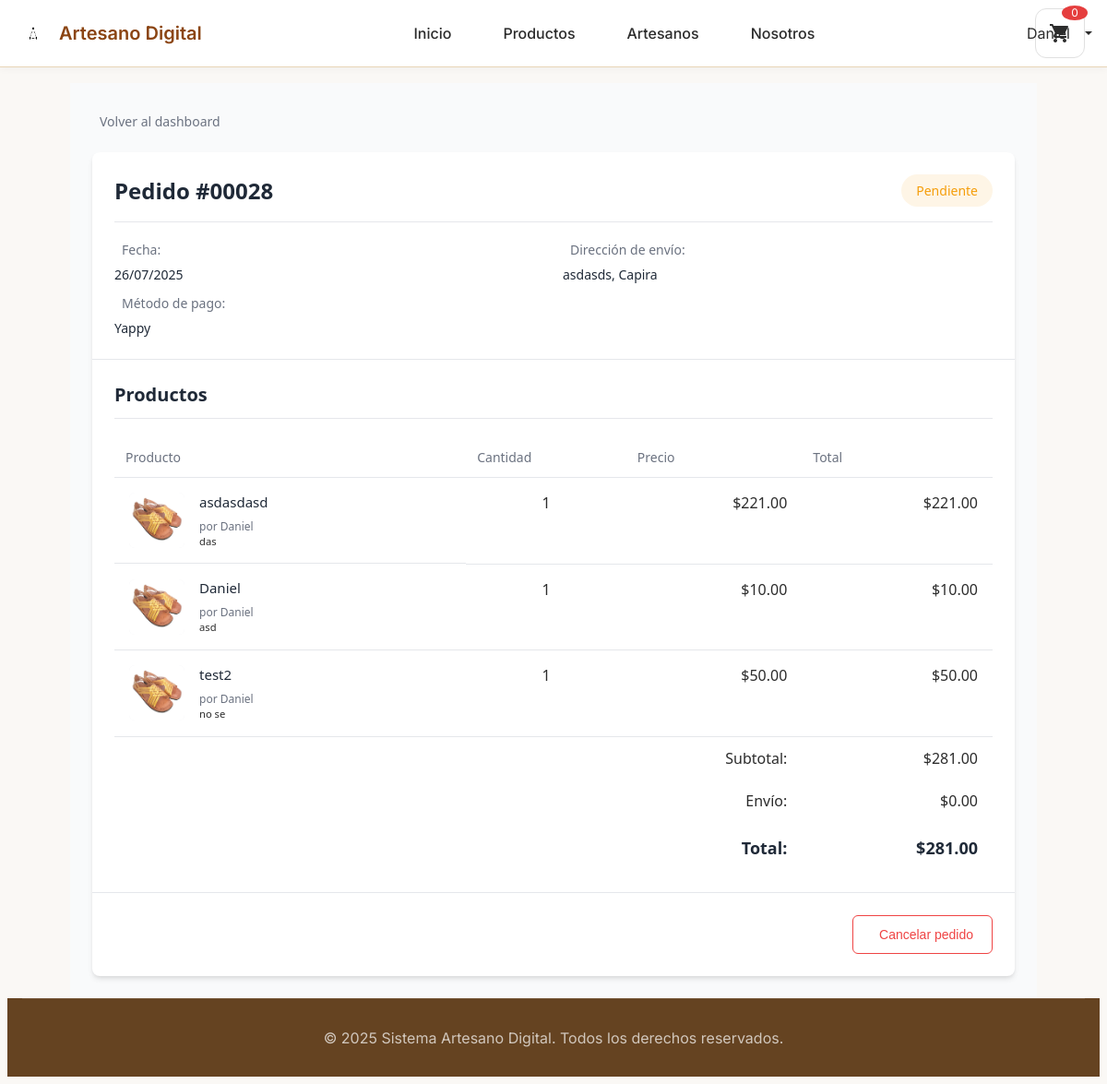
Page /cliente/pedido/28 (signed in) on the committed database.
### tables this page shows
CREATE TABLE `pedidos` (
  `id_pedido` int(11) NOT NULL,
  `id_usuario` int(11) NOT NULL,
  `estado` enum('pendiente','confirmado','en_proceso','enviado','entregado','cancelado') DEFAULT 'pendiente',
  `metodo_pago` varchar(50) NOT NULL,
  `total` decimal(10,2) NOT NULL,
  `subtotal` decimal(10,2) DEFAULT NULL,
  `descuento` decimal(10,2) DEFAULT 0.00,
  `fecha_pedido` datetime DEFAULT current_timestamp(),
  `fecha_confirmacion` datetime DEFAULT NULL,
  `fecha_proceso` datetime DEFAULT NULL,
  `fecha_envio` datetime DEFAULT NULL,
  `fecha_entrega` datetime DEFAULT NULL,
  `direccion_envio` text NOT NULL,
  `metodo_envio` varchar(100) DEFAULT 'Env├¡o est├índar',
  `codigo_seguimiento` varchar(100) DEFAULT NULL,
  `tiempo_estimado` varchar(50) DEFAULT '3-5 d├¡as h├íbiles',
  `empresa_envio` varchar(100) DEFAULT NULL,
  `numero_seguimiento` varchar(100) DEFAULT NULL,
  `fecha_estimada_entrega` date DEFAULT NULL,
  `notas_entrega` text DEFAULT NULL,
  `fecha_actualizacion` timestamp NOT NULL DEFAULT current_timestamp() ON UPDATE current_timestamp()
);

CREATE TABLE `pedido_productos` (
  `id_pedido_producto` int(11) NOT NULL,
  `id_pedido` int(11) NOT NULL,
  `id_producto` int(11) NOT NULL,
  `cantidad` int(11) NOT NULL,
  `precio_unitario` decimal(10,2) NOT NULL,
  `descuento` decimal(10,2) DEFAULT 0.00
);

CREATE TABLE `productos` (
  `id_producto` int(11) NOT NULL,
  `id_tienda` int(11) NOT NULL,
  `nombre` varchar(100) NOT NULL,
  `descripcion` text DEFAULT NULL,
  `precio` decimal(10,2) NOT NULL,
  `descuento` decimal(10,2) DEFAULT 0.00,
  `imagen` varchar(255) DEFAULT NULL,
  `stock` int(11) DEFAULT 0,
  `activo` tinyint(1) DEFAULT 1,
  `fecha_creacion` datetime DEFAULT current_timestamp()
);

CREATE TABLE `usuarios` (
  `id_usuario` int(11) NOT NULL,
  `nombre` varchar(100) NOT NULL,
  `correo` varchar(150) NOT NULL,
  `telefono` varchar(20) DEFAULT NULL,
  `direccion` text DEFAULT NULL,
  `contrasena` varchar(255) NOT NULL,
  `tipo_usuario` enum('cliente','artesano') NOT NULL,
  `fecha_registro` datetime DEFAULT current_timestamp(),
  `activo` tinyint(1) DEFAULT 1
);

### controllers/ControladorCliente.php (called while the page is built, shortened)
<?php
class ControladorCliente
{
    private GestorAutenticacion $gestorAuth;
    private \Models\Pedido $modeloPedido;
    public function __construct()
    {
        $this->gestorAuth = GestorAutenticacion::obtenerInstancia();
        require_once __DIR__ . '/../models/Pedido.php';
        $this->modeloPedido = new \Models\Pedido();
    }
    public function verDetallePedido($id)
    {
        $usuario = $this->gestorAuth->obtenerUsuarioActual();
        $pedidoData = $this->modeloPedido->obtenerPorId($id);
        $productos = $this->modeloPedido->obtenerProductosPedido($id);
        $productosFormateados = [];
        foreach ($productos as $producto) {
            $productosFormateados[] = [
                'nombre' => $producto['nombre'],
                'descripcion' => $producto['descripcion'] ?? '',
                'cantidad' => $producto['cantidad'],
                'precio_unitario' => $producto['precio_unitario'],
                'precio' => $producto['precio_unitario'],
                'imagen' => $producto['imagen'] ?? null,
                'artesano' => $producto['artesano'] ?? $producto['tienda_nombre'] ?? 'Artesano Digital',
                'id_producto' => $producto['id_producto']
            ];
        }
        $direccionEnvio = $pedidoData['direccion_envio'] ?? 'No especificada';
        if (is_string($direccionEnvio) && (strpos($direccionEnvio, '{') === 0 || strpos($direccionEnvio, '[') === 0)) {
            $direccionDecodificada = json_decode($direccionEnvio, true);
            if (json_last_error() === JSON_ERROR_NONE && is_array($direccionDecodificada)) {
                $direccionEnvio = $this->formatearDireccion($direccionDecodificada);
            }
        }
        $pedido = [
            'id' => $pedidoData['id_pedido'],
            'fecha' => $pedidoData['fecha_pedido'],
            'total' => $pedidoData['total'],
            'estado' => $pedidoData['estado'],
            'metodo_pago' => $pedidoData['metodo_pago'],
            'direccion_envio' => $direccionEnvio,
            'transaccion_id' => $pedidoData['transaccion_id'] ?? null
        ];
        $datos = [
            'titulo' => 'Detalle de Pedido #' . $id,
            'usuario' => $usuario,
            'pedido' => $pedido,
            'productos' => $productosFormateados
        ];
        $this->cargarVista('cliente/pedido_detalle', $datos);
    }
    private function cargarVista(string $vista, array $datos = []): void
    {
        extract($datos);
        include "views/{$vista}.php";
    }
    private function formatearDireccion($direccion)
    {
        $partes = [];
        if (!empty($direccion['direccion'])) {
            $partes[] = $direccion['direccion'];
        }
        $ciudadRegion = [];
        if (!empty($direccion['ciudad'])) {
            $ciudadRegion[] = $direccion['ciudad'];
        }
        if (!empty($ciudadRegion)) {
            $partes[] = implode(', ', $ciudadRegion);
        }
        return !empty($partes) ? implode(', ', $partes) : 'No especificada';
    }
}

### config/Database.php (called while the page is built, shortened)
<?php
class Database
{
    private static ?Database $instancia = null;
    private ?PDO $conexion = null;
    private string $host;
    private string $baseDatos;
    private string $usuario;
    private string $contrasena;
    private string $charset;
    private function __construct()
    {
        $this->host = $_ENV['DB_HOST'] ?? 'localhost';
        $this->baseDatos = $_ENV['DB_DATABASE'] ?? 'artesano_digital';
        $this->usuario = $_ENV['DB_USERNAME'] ?? 'root';
        $this->contrasena = $_ENV['DB_PASSWORD'] ?? '';
        $this->charset = $_ENV['DB_CHARSET'] ?? 'utf8mb4';
    }
    public static function obtenerInstancia(): Database
    {
        if (self::$instancia === null) {
            self::$instancia = new self();
        }
        return self::$instancia;
    }
    private function conectar(): void
    {
        try {
            $dsn = "mysql:host={$this->host};dbname={$this->baseDatos};charset={$this->charset}";
            $opciones = [
                PDO::ATTR_ERRMODE => PDO::ERRMODE_EXCEPTION,
                PDO::ATTR_DEFAULT_FETCH_MODE => PDO::FETCH_ASSOC,
                PDO::ATTR_EMULATE_PREPARES => false,
                PDO::MYSQL_ATTR_INIT_COMMAND => "SET NAMES {$this->charset}"
            ];
            $this->conexion = new PDO($dsn, $this->usuario, $this->contrasena, $opciones);
        } catch (PDOException $e) {
            throw new Exception("Error de conexión a base de datos: " . $e->getMessage());
        }
    }
    public function obtenerConexion(): PDO
    {
        return $this->conexion;
    }
}

### models/Pedido.php (called while the page is built, shortened)
<?php
class Pedido
{
    private PDO $conexion;
    public function __construct()
    {
        $db = Database::obtenerInstancia();
        $this->conexion = $db->obtenerConexion();
    }
    public function obtenerPorId(int $idPedido)
    {
        try {
            $sql = "SELECT * FROM pedidos WHERE id_pedido = :id_pedido";
            $stmt = $this->conexion->prepare($sql);
            $stmt->execute(['id_pedido' => $idPedido]);
            return $stmt->fetch(PDO::FETCH_ASSOC);
        } catch (Exception $e) {
            error_log("Error al obtener pedido por ID: " . $e->getMessage());
            return false;
        }
    }
    public function obtenerProductosPedido(int $idPedido): array
    {
        try {
            $sql = "SELECT pp.id_pedido_producto, pp.id_producto, pp.cantidad, pp.precio_unitario,
                           p.nombre, p.descripcion, p.imagen,
                           t.nombre_tienda AS tienda_nombre,
                           u.nombre AS artesano
                    FROM pedido_productos pp
                    INNER JOIN productos p ON pp.id_producto = p.id_producto
                    LEFT JOIN tiendas t ON p.id_tienda = t.id_tienda
                    LEFT JOIN usuarios u ON t.id_usuario = u.id_usuario
                    WHERE pp.id_pedido = :id_pedido
                    ORDER BY pp.id_pedido_producto ASC";
            $stmt = $this->conexion->prepare($sql);
            $stmt->execute(['id_pedido' => $idPedido]);
            $productos = $stmt->fetchAll(PDO::FETCH_ASSOC);
            return $productos;
        } catch (Exception $e) {
            error_log("Error al obtener productos del pedido: " . $e->getMessage());
            return [];
        }
    }
}

### views/cliente/pedido_detalle.php (the view, shortened to what this page needs)
<div class="pedido-detalle">
    <div class="navegacion">
        <a href="/artesanoDigital/cliente/dashboard" class="link-back">
            <i class="fas fa-arrow-left"></i> Volver al dashboard
        </a>
    </div>
    <div class="factura">
        <div class="factura-header">
            <div class="factura-titulo">
                <h1>Pedido #<?= str_pad($pedido['id'], 5, '0', STR_PAD_LEFT) ?></h1>
                <div class="pedido-status status-<?= $pedido['estado'] ?>">
                    <?= ucfirst($pedido['estado']) ?>
                </div>
            </div>
            <div class="factura-info">
                <div class="info-grupo">
                    <div class="info-item">
                        <span class="label"><i class="fas fa-calendar"></i> Fecha:</span>
                        <span class="valor"><?= date('d/m/Y', strtotime($pedido['fecha'])) ?></span>
                    </div>
                    <div class="info-item">
                        <span class="label"><i class="fas fa-credit-card"></i> Método de pago:</span>
                        <span class="valor"><?= ucfirst(str_replace('_', ' ', $pedido['metodo_pago'])) ?></span>
                    </div>
                </div>
                <div class="info-grupo">
                    <div class="info-item">
                        <span class="label"><i class="fas fa-map-marker-alt"></i> Dirección de envío:</span>
                        <span class="valor"><?= htmlspecialchars($pedido['direccion_envio']) ?></span>
                    </div>
                </div>
            </div>
        </div>
        <div class="factura-productos">
            <h2>Productos</h2>
            <div class="tabla-responsive">
                <table class="tabla-productos">
                    <thead>
                        <tr>
                            <th>Producto</th>
                            <th class="text-center">Cantidad</th>
                            <th class="text-right">Precio</th>
                            <th class="text-right">Total</th>
                        </tr>
                    </thead>
                    <tbody>
                        <?php
                        $subtotal = 0;
                        if (empty($productos)): ?>
                            <tr>
                                <td colspan="4" class="text-center">
                                    <div class="mensaje-vacio">
                                        <i class="fas fa-box-open"></i>
                                        <p>No se encontraron productos para este pedido</p>
                                    </div>
                                </td>
                            </tr>
                        <?php else:
                        foreach ($productos as $producto):
                            $total_linea = $producto['precio_unitario'] * $producto['cantidad'];
                            $subtotal += $total_linea;
                        ?>
                        <tr>
                            <td class="producto-info">
                                <?php if(isset($producto['imagen']) && !empty($producto['imagen'])): ?>
                                <img src="/artesanoDigital/<?= $producto['imagen'] ?>" alt="<?= htmlspecialchars($producto['nombre']) ?>" class="producto-imagen">
                                <?php else: ?>
                                <div class="producto-imagen-placeholder">
                                    <i class="fas fa-box"></i>
                                </div>
                                <?php endif; ?>
                                <div class="producto-detalles">
                                    <h4><?= htmlspecialchars($producto['nombre']) ?></h4>
                                    <?php if(isset($producto['artesano']) && !empty($producto['artesano'])): ?>
                                    <p class="artesano-nombre">por <?= htmlspecialchars($producto['artesano']) ?></p>
                                    <?php endif; ?>
                                    <?php if(isset($producto['descripcion']) && !empty($producto['descripcion'])): ?>
                                    <p class="producto-descripcion"><?= htmlspecialchars($producto['descripcion']) ?></p>
                                    <?php endif; ?>
                                </div>
                            </td>
                            <td class="text-center"><?= $producto['cantidad'] ?></td>
                            <td class="text-right">$<?= number_format($producto['precio_unitario'], 2) ?></td>
                            <td class="text-right">$<?= number_format($total_linea, 2) ?></td>
                        </tr>
                        <?php endforeach;
                        endif; ?>
                    </tbody>
                    <tfoot>
                        <tr>
                            <td colspan="3" class="text-right">Subtotal:</td>
                            <td class="text-right">$<?= number_format($subtotal, 2) ?></td>
                        </tr>
                        <?php if(isset($pedido['costo_envio'])): ?>
                        <tr>
                            <td colspan="3" class="text-right">Envío:</td>
                            <td class="text-right">$<?= number_format($pedido['costo_envio'], 2) ?></td>
                        </tr>
                        <?php else: ?>
                        <tr>
                            <td colspan="3" class="text-right">Envío:</td>
                            <td class="text-right">$0.00</td>
                        </tr>
                        <?php endif; ?>
                        <tr class="total-row">
                            <td colspan="3" class="text-right">Total:</td>
                            <td class="text-right">$<?= number_format($pedido['total'], 2) ?></td>
                        </tr>
                    </tfoot>
                </table>
            </div>
        </div>
        <?php if($pedido['estado'] === 'pendiente'): ?>
        <div class="factura-acciones">
            <button id="btn-cancelar-pedido" class="btn-cancelar" data-id="<?= $pedido['id'] ?>">
                <i class="fas fa-times"></i> Cancelar pedido
            </button>
        </div>
        <?php endif; ?>
    </div>
</div>
<?php
include __DIR__ . '/../layouts/base.php';
?>

### assets/css/estilos.css (style rules this page uses)
:root { --color-crema-claro: #faf8f5; --color-crema: #f5e6d3; --color-beige: #e8d5b7; --color-marfil: #f8f6f0; --color-tostado: #d4a574; --color-marron: #8b4513; --color-marron-oscuro: #654321; --color-blanco-suave: #fefefe; --color-gris-suave: #f0f0f0; --color-texto-principal: #2c2c2c; --color-texto-secundario: #666666; --color-exito: #4caf50; --color-error: #f44336; --color-advertencia: #ff9800; --color-info: #2196f3; --fuente-principal: "Inter", -apple-system, BlinkMacSystemFont, "Segoe UI", Roboto, sans-serif; --peso-ligero: 300; --peso-normal: 400; --peso-medio: 500; --peso-semi-negrita: 600; --peso-negrita: 700; --espaciado-xs: 0.25rem; --espaciado-sm: 0.5rem; --espaciado-md: 1rem; --espaciado-lg: 1.5rem; --espaciado-xl: 2rem; --espaciado-2xl: 3rem; --radio-sm: 4px; --radio-md: 8px; --radio-lg: 12px; --radio-xl: 16px; --sombra-sm: 0 1px 2px rgba(0, 0, 0, 0.05); --sombra-md: 0 4px 6px rgba(0, 0, 0, 0.07); --sombra-lg: 0 10px 15px rgba(0, 0, 0, 0.1); --sombra-xl: 0 20px 25px rgba(0, 0, 0, 0.15); --transicion-rapida: 0.15s ease-in-out; --transicion-normal: 0.3s ease-in-out; --transicion-lenta: 0.5s ease-in-out; }

### views/layouts/base.php (style rules this page uses)
html { color-scheme: light !important; }
body { background-color: #faf8f5 !important; color: #2c2c2c !important; font-family: 'Inter', sans-serif; }

### rows in the picture
pedidos: id_pedido "00028", estado "Pendiente", fecha_pedido "26/07/2025", metodo_pago "Yappy", total "281.00"
pedido_productos: id_producto.imagen (picture), id_producto.nombre "asdasdasd", usuarios.nombre "Daniel", id_producto.descripcion "das", cantidad "1", precio_unitario "221.00"
pedido_productos: id_producto.imagen (picture), id_producto.nombre "Daniel", usuarios.nombre "Daniel", id_producto.descripcion "asd", cantidad "1", precio_unitario "10.00"
pedido_productos: id_producto.imagen (picture), id_producto.nombre "test2", usuarios.nombre "Daniel", id_producto.descripcion "no se", cantidad "1", precio_unitario "50.00"

### other values in the picture
$carrito_count "0"
$_SESSION['usuario_nombre'] "Daniel"
$pedido['direccion_envio'] "asdasds, Capira"
$subtotal "281.00"
